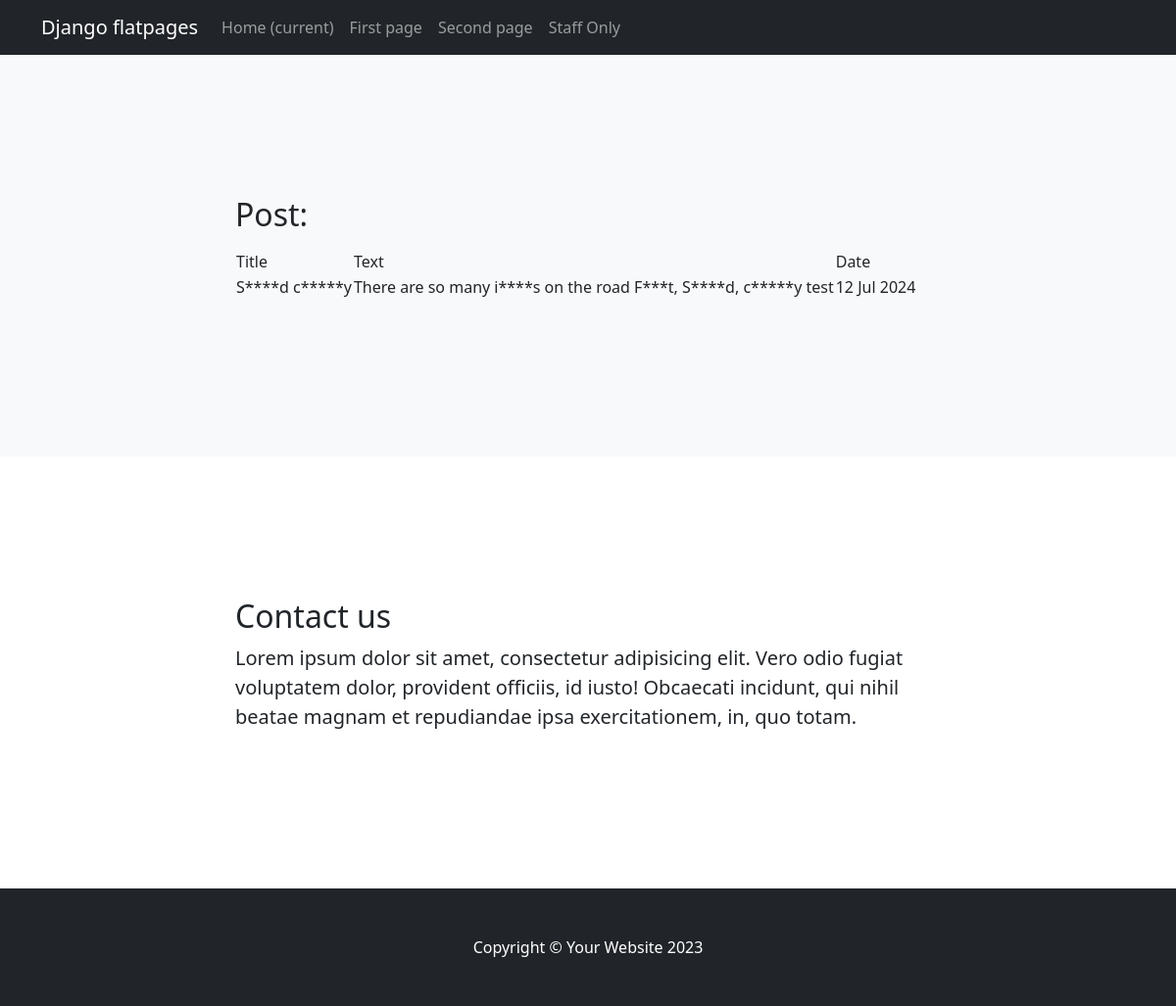
Screenshot of /news/4/ with the database file from the repository.
### my_app/models.py (models this page shows, shortened)
class Post(models.Model):
    time_in = models.DateTimeField(auto_now_add=True)
    time_out = models.DateTimeField(auto_now=True)
    title = models.CharField(max_length=250)
    text_article = models.TextField()
    rating_post = models.IntegerField(default=0)
    ARTICLE = "AR"
    NEWS = "NW"
    POSITION = [
        (ARTICLE, "article"),
        (NEWS, "news")
    ]
    topic_choice = models.CharField(max_length=2, choices=POSITION, default=NEWS)
    post_to_author = models.ForeignKey("Author", on_delete=models.CASCADE)
    post_to_category = models.ManyToManyField("Category", through="PostCategory")

### my_app/views.py (the view)
# urls.py: path('<int:pk>/', OnePost.as_view())
class OnePost(DetailView):
    model = Post
    template_name = 'One_Post.html'
    context_object_name = 'onePost'

### my_app/templatetags/custom_filters.py (called while the page is built)
@register.filter()
def censor(value):
    text = value.split(' ')
    bad_words = ['first', 'second', 'idiot', 'idiots', 'country', 'countries']
    result = ""
    for word in text:
        if word[-1].isalpha():
            if word.lower() in bad_words:
                new_word = word[0] + '*' * (len(word) - 2) + word[-1]
                word = new_word
        else:
            sec_word = word[-1]
            word = word[0: -1]
            if word.lower() in bad_words:
                new_word = word[0] + '*' * (len(word) - 2) + word[-1]
                word = new_word + sec_word
        result = result + ' ' + word
    return result

### templates/One_Post.html
{% extends 'flatpages/default.html' %}
{%  load custom_filters %}
{% block title %}
Post:
{% endblock title %}
{% block content %}
{% if onePost %}
        <table>
            <tr>
                <td> Title </td>
                <td> Text </td>
                <td> Date </td>
            </tr>
            <tr>
                <td> {{ onePost.title|censor }} </td>
                <td> {{ onePost.text_article|censor }} </td>
                <td> {{ onePost.time_in|date:'d M Y' }} </td>
            </tr>
        </table>
{% else %}
Post does not exist
{% endif %}
{% endblock content %}

### rows the page displays
Post: title|censor "S****d c*****y", text_article|censor "There are so many i****s on the road F***t, S****d, c*****y test", time_in "12 Jul 2024"
